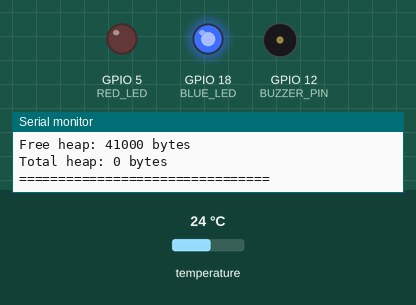
A program run on a simulated ESP32. Parts: output pins drawn as LEDs (lit = HIGH), buzzer (waves = sounding), the last lines printed to the serial monitor. The inputs (shaded band) are chosen by the test bench; at power-on: temperature 24 °C. WiFi joins after 1.5 s; servers stay silent unless stated.

Above: at 3.2 s.
3.3 s: temperature set to 33 °C
At 4.7 s:
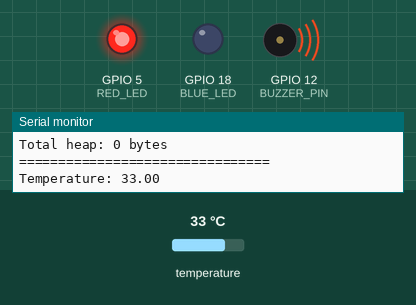
5.0 s: temperature set to 12 °C
At 7.8 s:
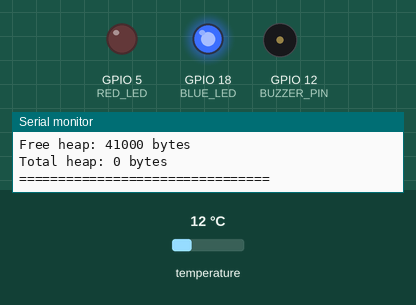
8.6 s: temperature set to 41 °C
At 10.2 s:
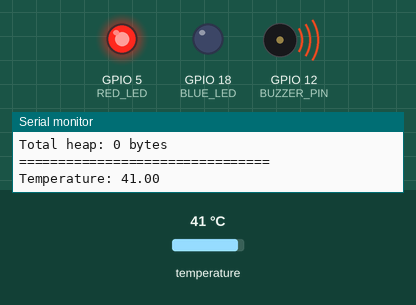
Timing chart, 0 to 16.3 s (numbered marks = the images above; inputs shaded):
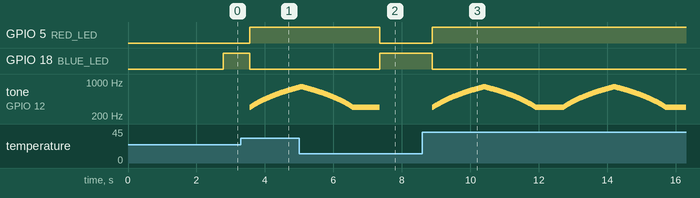

Measured:
- after the input at 3.3 s, GPIO 5 (RED_LED): LOW → HIGH after 0.25 s; GPIO 18 (BLUE_LED): HIGH → LOW after 0.25 s; tone on GPIO 12 (BUZZER_PIN): plays 300 Hz for 0.02 s, 305 Hz for 0.02 s, 310 Hz for 0.02 s, 315 Hz for 0.02 s, 320 Hz for 0.02 s, 325 Hz for 0.02 s … (97 notes in this stretch), starting after 0.25 s
- after the input at 5.0 s, GPIO 5 (RED_LED): HIGH → LOW after 2.4 s; GPIO 18 (BLUE_LED): LOW → HIGH after 2.4 s
- after the input at 8.6 s, GPIO 5 (RED_LED): LOW → HIGH after 0.29 s; GPIO 18 (BLUE_LED): HIGH → LOW after 0.29 s; tone on GPIO 12 (BUZZER_PIN): plays 300 Hz for 0.02 s, 305 Hz for 0.02 s, 310 Hz for 0.02 s, 315 Hz for 0.02 s, 320 Hz for 0.02 s, 325 Hz for 0.02 s … (401 notes in this stretch), starting after 0.29 s

The program:

main.cpp
```cpp
#include <Arduino.h>
#include <OneWire.h>
#include <DallasTemperature.h>
#include <WiFi.h>
#include <ESPAsyncWebServer.h>
#include "index.cpp"

// Définition des pins
const int oneWireBus = 4;    // Pin pour le bus OneWire (capteur Dallas)
const int BUZZER_PIN = 12;   // GPIO 14 pour le buzzer
const int BLUE_LED = 18;     // Pin pour la LED bleue
const int RED_LED = 5;       // Pin pour la LED rouge

// Paramètres du buzzer
const int FREQ_MIN = 300;    // Fréquence minimale
const int FREQ_MAX = 800;   // Fréquence maximale
const int DELAY_TIME = 15;   // Temps entre chaque changement de fréquence

// Paramètres WiFi
const char* ssid = "iPhone de Othmane";
const char* password = "othmane59";

// Paramètres de timing
unsigned long previousMillis = 0;
const long interval = 500;   // Intervalle de lecture en millisecondes

// Initialisation des objets
OneWire oneWire(oneWireBus);
DallasTemperature sensors(&oneWire);
AsyncWebServer server(80);

// Fonction pour jouer une alarme sonore
void playAlarm() {
  // Augmentation progressive de la fréquence
  for (int freq = FREQ_MIN; freq <= FREQ_MAX; freq += 5) {
    tone(BUZZER_PIN, freq);
    delay(DELAY_TIME);
  }

  // Diminution progressive de la fréquence
  for (int freq = FREQ_MAX; freq >= FREQ_MIN; freq -= 5) {
    tone(BUZZER_PIN, freq);
    delay(DELAY_TIME);
  }
}

void setup() {
  // Initialisation de la communication série
  Serial.begin(115200);

  // Initialisation du capteur de température
  sensors.begin();

  // Configuration des pins
  pinMode(BLUE_LED, OUTPUT);
  pinMode(RED_LED, OUTPUT);
  pinMode(BUZZER_PIN, OUTPUT);

  // Éteindre les LEDs au démarrage
  digitalWrite(BLUE_LED, LOW);
  digitalWrite(RED_LED, LOW);

  // Connexion au réseau WiFi
  WiFi.begin(ssid, password);
  while (WiFi.status() != WL_CONNECTED) {
    delay(1000);
    Serial.println("Connexion au WiFi...");
  }

  Serial.println("Connecté au WiFi");
  Serial.print("Adresse IP: ");
  Serial.println(WiFi.localIP());

  // Configuration des routes du serveur web
  server.on("/", HTTP_GET, [](AsyncWebServerRequest *request){
    request->send_P(200, "text/html", index_html);
  });

  server.on("/temperature", HTTP_GET, [](AsyncWebServerRequest *request){
    sensors.requestTemperatures();
    String temperature = String(sensors.getTempCByIndex(0));
    request->send(200, "text/plain", temperature);
  });

  // Démarrage du serveur web
  server.begin();
}

void loop() {
  unsigned long currentMillis = millis();

  if (currentMillis - previousMillis >= interval) {
    previousMillis = currentMillis;

    // Lecture de la température
    sensors.requestTemperatures();
    float temperatureC = sensors.getTempCByIndex(0);

    // Affichage de la température
    Serial.print("Temperature: ");
    Serial.println(temperatureC);

    // Gestion des LEDs et du buzzer selon la température
    if (temperatureC < 0) {
      // Clignotement de la LED bleue et bip de déconnexion
      digitalWrite(BLUE_LED, !digitalRead(BLUE_LED)); // Inversion de l'état de la LED
      tone(BUZZER_PIN, 1000, 100); // Bip court à 1000Hz pendant 100ms
      digitalWrite(RED_LED, !digitalRead(RED_LED));
    }
    else if (temperatureC < 28.5) {
      digitalWrite(BLUE_LED, HIGH);
      digitalWrite(RED_LED, LOW);
      noTone(BUZZER_PIN);
    }
    else if (temperatureC > 28.5) {
      digitalWrite(BLUE_LED, LOW);
      digitalWrite(RED_LED, HIGH);
      playAlarm();
    }
    else {
      digitalWrite(BLUE_LED, LOW);
      digitalWrite(RED_LED, LOW);
      noTone(BUZZER_PIN);
    }

    Serial.println("========ETAT MEMOIRE==========");
    Serial.printf("Free heap: %d bytes\n", ESP.getFreeHeap());
    Serial.printf("Total heap: %d bytes\n", ESP.getFreePsram());
    Serial.println("================================");
  }
}
```

index.cpp
```cpp
#include <Arduino.h>

const char index_html[] PROGMEM = R"rawliteral(
<!DOCTYPE HTML>
<html>
<head>
  <meta charset="UTF-8">
  <title>ESP32 Web Server</title>
  <meta name="viewport" content="width=device-width, initial-scale=1">
  <link href="https://fonts.googleapis.com/css2?family=Poppins:wght@300;400;600;700&display=swap" rel="stylesheet">
  <link rel="stylesheet" href="https://cdnjs.cloudflare.com/ajax/libs/font-awesome/6.0.0/css/all.min.css">
  <script src="https://cdn.jsdelivr.net/npm/chart.js"></script>
  <style>
    :root {
      --primary-color: #2196F3;
      --primary-dark: #1976D2;
      --warning-color: #ff4444;
      --warning-dark: #ff0000;
      --success-color: #4CAF50;
      --background-color: #f0f2f5;
      --card-shadow: 0 8px 32px rgba(0, 0, 0, 0.1);
      --text-shadow: 0 2px 4px rgba(0, 0, 0, 0.1);
    }

    * {
      margin: 0;
      padding: 0;
      box-sizing: border-box;
    }

    body {
      font-family: 'Poppins', sans-serif;
      background: linear-gradient(135deg, #f5f7fa 0%, #c3cfe2 100%);
      min-height: 100vh;
      display: flex;
      align-items: center;
      justify-content: center;
      padding: 20px;
    }

    .container {
      width: 100%;
      max-width: 1200px;
      background: rgba(255, 255, 255, 0.95);
      backdrop-filter: blur(10px);
      border-radius: 30px;
      box-shadow: var(--card-shadow);
      overflow: hidden;
      animation: fadeIn 0.8s ease-out;
      border: 1px solid rgba(255, 255, 255, 0.2);
    }

    .header {
      background: linear-gradient(135deg, var(--primary-color), var(--primary-dark));
      color: white;
      padding: 30px;
      text-align: center;
      position: relative;
      overflow: hidden;
    }

    .header::before {
      content: '';
      position: absolute;
      top: 0;
      left: 0;
      right: 0;
      bottom: 0;
      background: linear-gradient(45deg, transparent, rgba(255,255,255,0.1), transparent);
      animation: shine 3s infinite;
    }

    .logo-container {
      display: flex;
      justify-content: center;
      align-items: center;
      gap: 20px;
      margin-bottom: 20px;
    }

    .logo {
      width: 60px;
      height: 60px;
      background: rgba(255, 255, 255, 0.2);
      border-radius: 50%;
      display: flex;
      align-items: center;
      justify-content: center;
      animation: float 3s ease-in-out infinite;
    }

    .logo i {
      font-size: 2em;
      color: white;
    }

    .header h1 {
      font-size: 2.5em;
      margin-bottom: 15px;
      font-weight: 700;
      text-shadow: var(--text-shadow);
      position: relative;
    }

    .header p {
      font-size: 1.1em;
      opacity: 0.9;
      margin-bottom: 10px;
    }

    .dashboard {
      display: grid;
      grid-template-columns: 1fr 1fr;
      gap: 20px;
      padding: 30px;
    }

    .sensor-data {
      background: rgba(255, 255, 255, 0.9);
      border-radius: 20px;
      padding: 30px;
      box-shadow: var(--card-shadow);
      transition: all 0.3s ease;
      position: relative;
      overflow: hidden;
      border: 1px solid rgba(255, 255, 255, 0.3);
    }

    .temperature-card {
      text-align: center;
      margin-bottom: 20px;
    }

    .temperature-card::before {
      content: '';
      position: absolute;
      top: 0;
      left: 0;
      width: 100%;
      height: 100%;
      background: linear-gradient(45deg, transparent, rgba(255,255,255,0.1), transparent);
      transform: translateX(-100%);
      transition: 0.6s;
    }

    .temperature-card:hover::before {
      transform: translateX(100%);
    }

    .temperature-value {
      font-size: 3.5em;
      font-weight: 700;
      color: var(--primary-color);
      margin: 15px 0;
      text-shadow: var(--text-shadow);
      background: linear-gradient(135deg, var(--primary-color), var(--primary-dark));
      -webkit-background-clip: text;
      -webkit-text-fill-color: transparent;
    }

    .chart-container {
      position: relative;
      height: 300px;
      width: 100%;
    }

    .warning {
      display: none;
      background: linear-gradient(135deg, var(--warning-color), var(--warning-dark));
      color: white;
      padding: 20px;
      margin: 20px;
      border-radius: 15px;
      animation: pulse 1.5s infinite;
      text-align: center;
      box-shadow: 0 10px 30px rgba(255, 68, 68, 0.3);
      position: relative;
      overflow: hidden;
    }

    .warning::before {
      content: '';
      position: absolute;
      top: 0;
      left: 0;
      width: 100%;
      height: 100%;
      background: linear-gradient(45deg, transparent, rgba(255,255,255,0.2), transparent);
      animation: shine 2s infinite;
    }

    .warning i {
      font-size: 2.5em;
      margin-bottom: 10px;
      animation: shake 0.5s infinite;
    }

    .warning h2 {
      font-size: 1.5em;
      margin-bottom: 10px;
      text-shadow: 0 2px 4px rgba(0, 0, 0, 0.2);
    }

    .footer {
      text-align: center;
      padding: 30px;
      color: #666;
      font-size: 0.9em;
      background: rgba(255, 255, 255, 0.5);
      backdrop-filter: blur(5px);
      position: relative;
    }

    .footer::before {
      content: '';
      position: absolute;
      top: 0;
      left: 0;
      right: 0;
      height: 1px;
      background: linear-gradient(90deg, transparent, rgba(0,0,0,0.1), transparent);
    }

    .copyright {
      margin-top: 15px;
      font-size: 0.9em;
      color: #666;
    }

    .team-names {
      display: flex;
      justify-content: center;
      gap: 15px;
      margin-top: 10px;
      flex-wrap: wrap;
    }

    .team-member {
      background: rgba(255, 255, 255, 0.8);
      padding: 5px 15px;
      border-radius: 20px;
      font-weight: 600;
      color: var(--primary-color);
      box-shadow: 0 2px 5px rgba(0,0,0,0.1);
      transition: transform 0.3s ease;
    }

    .team-member:hover {
      transform: translateY(-2px);
    }

    .temperature-label {
      font-size: 1.2em;
      color: #666;
      margin-bottom: 10px;
      font-weight: 600;
    }

    .last-update {
      font-size: 0.8em;
      color: #999;
      margin-top: 10px;
      font-style: italic;
    }

    .stats-table {
      width: 100%;
      margin-top: 20px;
      border-collapse: collapse;
      background: rgba(255, 255, 255, 0.9);
      border-radius: 15px;
      overflow: hidden;
      box-shadow: var(--card-shadow);
    }

    .stats-table th, .stats-table td {
      padding: 15px;
      text-align: center;
      border-bottom: 1px solid rgba(0, 0, 0, 0.1);
    }

    .stats-table th {
      background: linear-gradient(135deg, var(--primary-color), var(--primary-dark));
      color: white;
      font-weight: 600;
    }

    .stats-table tr:last-child td {
      border-bottom: none;
    }

    .stats-value {
      font-size: 1.2em;
      font-weight: 600;
      color: var(--primary-color);
    }

    .stats-label {
      color: #666;
      font-size: 0.9em;
    }

    .stats-icon {
      margin-right: 8px;
      color: var(--primary-color);
    }

    @media (max-width: 768px) {
      .container {
        margin: 10px;
        border-radius: 20px;
      }

      .dashboard {
        grid-template-columns: 1fr;
        padding: 15px;
        gap: 15px;
      }

      .header {
        padding: 20px;
      }

      .header h1 {
        font-size: 1.8em;
      }

      .header p {
        font-size: 1em;
      }

      .logo-container {
        gap: 10px;
      }

      .logo {
        width: 50px;
        height: 50px;
      }

      .team-names {
        gap: 10px;
      }

      .team-member {
        padding: 4px 12px;
        font-size: 0.8em;
      }

      .temperature-value {
        font-size: 2.5em;
      }

      .chart-container {
        height: 250px;
      }

      .sensor-data {
        padding: 20px;
      }

      .warning {
        margin: 15px;
        padding: 15px;
      }

      .warning h2 {
        font-size: 1.2em;
      }

      .stats-table th, .stats-table td {
        padding: 10px;
        font-size: 0.9em;
      }

      .stats-value {
        font-size: 1.1em;
      }
    }

    @keyframes fadeIn {
      from {
        opacity: 0;
        transform: translateY(30px) scale(0.95);
      }
      to {
        opacity: 1;
        transform: translateY(0) scale(1);
      }
    }

    @keyframes float {
      0% { transform: translateY(0px) rotate(0deg); }
      50% { transform: translateY(-10px) rotate(5deg); }
      100% { transform: translateY(0px) rotate(0deg); }
    }

    @keyframes pulse {
      0% { transform: scale(1); box-shadow: 0 0 0 0 rgba(255, 68, 68, 0.7); }
      70% { transform: scale(1.05); box-shadow: 0 0 0 15px rgba(255, 68, 68, 0); }
      100% { transform: scale(1); box-shadow: 0 0 0 0 rgba(255, 68, 68, 0); }
    }

    @keyframes shine {
      0% { transform: translateX(-100%); }
      100% { transform: translateX(100%); }
    }

    @keyframes shake {
      0%, 100% { transform: rotate(0deg); }
      25% { transform: rotate(-5deg); }
      75% { transform: rotate(5deg); }
    }
  </style>
  <script>
    let isAlarmActive = false;
    let lastUpdate = new Date();
    let temperatureHistory = [];
    const maxHistoryPoints = 30;
    let minTemp = Infinity;
    let maxTemp = -Infinity;
    let totalTemp = 0;
    let count = 0;

    // Configuration du graphique
    const ctx = document.createElement('canvas');
    ctx.id = 'temperatureChart';
    const chart = new Chart(ctx, {
      type: 'line',
      data: {
        labels: [],
        datasets: [{
          label: 'Température (°C)',
          data: [],
          borderColor: '#2196F3',
          backgroundColor: 'rgba(33, 150, 243, 0.1)',
          borderWidth: 2,
          tension: 0.4,
          fill: true
        }]
      },
      options: {
        responsive: true,
        maintainAspectRatio: false,
        scales: {
          y: {
            beginAtZero: false,
            grid: {
              color: 'rgba(0, 0, 0, 0.1)'
            }
          },
          x: {
            grid: {
              display: false
            }
          }
        },
        plugins: {
          legend: {
            display: false
          }
        }
      }
    });

    function calculateStats(temp) {
      // Mise à jour des statistiques
      minTemp = Math.min(minTemp, temp);
      maxTemp = Math.max(maxTemp, temp);
      totalTemp += temp;
      count++;

      // Mise à jour de l'affichage
      document.getElementById('avgTemp').textContent = (totalTemp / count).toFixed(1) + '°C';
      document.getElementById('minTemp').textContent = minTemp.toFixed(1) + '°C';
      document.getElementById('maxTemp').textContent = maxTemp.toFixed(1) + '°C';
    }

    function updateData() {
      fetch('/temperature')
        .then(response => response.text())
        .then(data => {
          const temp = parseFloat(data);
          const now = new Date();

          // Mise à jour de la température
          document.getElementById('temperature').innerHTML = data + '°C';
          document.getElementById('lastUpdate').textContent =
            'Dernière mise à jour: ' + now.toLocaleTimeString();

          // Mise à jour du graphique
          temperatureHistory.push(temp);
          if (temperatureHistory.length > maxHistoryPoints) {
            temperatureHistory.shift();
          }

          chart.data.datasets[0].data = temperatureHistory;
          chart.data.labels = Array.from({length: temperatureHistory.length}, (_, i) => '');
          chart.update();

          // Calcul des statistiques
          calculateStats(temp);

          // Gestion des alertes
          if (temp > 28.5) {
            if (!isAlarmActive) {
              document.getElementById('warning').style.display = 'block';
              isAlarmActive = true;
            }
          } else {
            if (isAlarmActive) {
              document.getElementById('warning').style.display = 'none';
              isAlarmActive = false;
            }
          }
        });

      setTimeout(updateData, 1000);
    }

    window.onload = function() {
      document.querySelector('.chart-container').appendChild(ctx);
      updateData();
    };
  </script>
</head>
<body>
  <div class="container">
    <div class="header">
      <div class="logo-container">
        <div class="logo">
          <i class="fas fa-microchip"></i>
        </div>
        <div class="logo">
          <i class="fas fa-temperature-high"></i>
        </div>
        <div class="logo">
          <i class="fas fa-wifi"></i>
        </div>
      </div>
      <h1>ESP32 Temperature Monitor</h1>
      <p>Surveillance de température en temps réel</p>
    </div>

    <div class="dashboard">
      <div class="sensor-data">
        <div class="temperature-card">
          <div class="temperature-label">
            <i class="fas fa-temperature-high"></i> Température actuelle
          </div>
          <div class="temperature-value" id="temperature">--</div>
          <div class="last-update" id="lastUpdate">Mise à jour en cours...</div>
        </div>

        <table class="stats-table">
          <tr>
            <th colspan="2">Statistiques de température</th>
          </tr>
          <tr>
            <td>
              <i class="fas fa-calculator stats-icon"></i>
              <span class="stats-label">Moyenne</span>
            </td>
            <td class="stats-value" id="avgTemp">--</td>
          </tr>
          <tr>
            <td>
              <i class="fas fa-arrow-down stats-icon"></i>
              <span class="stats-label">Minimum</span>
            </td>
            <td class="stats-value" id="minTemp">--</td>
          </tr>
          <tr>
            <td>
              <i class="fas fa-arrow-up stats-icon"></i>
              <span class="stats-label">Maximum</span>
            </td>
            <td class="stats-value" id="maxTemp">--</td>
          </tr>
        </table>
      </div>

      <div class="sensor-data">
        <div class="chart-container"></div>
      </div>
    </div>

    <div id="warning" class="warning">
      <i class="fas fa-exclamation-triangle"></i>
      <h2>ALERTE TEMPÉRATURE ÉLEVÉE</h2>
      <p>La température a dépassé le seuil critique</p>
    </div>

    <div class="footer">
      <p>ESP32 Web Server © 2024</p>
      <div class="team-names">
        <span class="team-member">Erwan</span>
        <span class="team-member">Johan</span>
        <span class="team-member">Othmane</span>
        <span class="team-member">El-Tahar</span>
      </div>
      <div class="copyright">
        Projet développé par l'équipe de surveillance de température
      </div>
    </div>
  </div>
</body>
</html>
)rawliteral";
```
